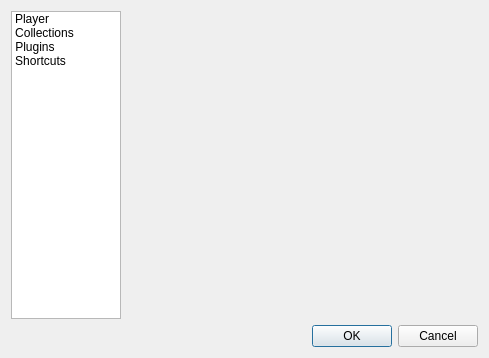
<?xml version="1.0" encoding="UTF-8"?>
<ui version="4.0">
 <class>PreferencesDialog</class>
 <widget class="QDialog" name="PreferencesDialog">
  <property name="geometry">
   <rect>
    <x>0</x>
    <y>0</y>
    <width>489</width>
    <height>358</height>
   </rect>
  </property>
  <property name="windowTitle">
   <string>Dialog</string>
  </property>
  <property name="modal">
   <bool>false</bool>
  </property>
  <layout class="QVBoxLayout" name="verticalLayout">
   <item>
    <layout class="QHBoxLayout" name="horizontalLayout">
     <item>
      <widget class="QListWidget" name="pagesButtons">
       <property name="sizePolicy">
        <sizepolicy hsizetype="Fixed" vsizetype="Expanding">
         <horstretch>0</horstretch>
         <verstretch>0</verstretch>
        </sizepolicy>
       </property>
       <property name="minimumSize">
        <size>
         <width>110</width>
         <height>0</height>
        </size>
       </property>
       <property name="maximumSize">
        <size>
         <width>90</width>
         <height>16777215</height>
        </size>
       </property>
       <property name="baseSize">
        <size>
         <width>100</width>
         <height>0</height>
        </size>
       </property>
       <property name="showDropIndicator" stdset="0">
        <bool>false</bool>
       </property>
       <property name="dragDropMode">
        <enum>QAbstractItemView::NoDragDrop</enum>
       </property>
       <property name="iconSize">
        <size>
         <width>80</width>
         <height>80</height>
        </size>
       </property>
       <property name="movement">
        <enum>QListView::Static</enum>
       </property>
       <property name="viewMode">
        <enum>QListView::IconMode</enum>
       </property>
       <item>
        <property name="text">
         <string>Player</string>
        </property>
        <property name="icon">
         <iconset resource="../icons.qrc">
          <normaloff>:/icons/player</normaloff>:/icons/player</iconset>
        </property>
       </item>
       <item>
        <property name="text">
         <string>Collections</string>
        </property>
        <property name="icon">
         <iconset>
          <normalon>:/icons/collections</normalon>
         </iconset>
        </property>
       </item>
       <item>
        <property name="text">
         <string>Plugins</string>
        </property>
        <property name="icon">
         <iconset resource="../icons.qrc">
          <normaloff>:/icons/plugins</normaloff>:/icons/plugins</iconset>
        </property>
       </item>
       <item>
        <property name="text">
         <string>Shortcuts</string>
        </property>
        <property name="icon">
         <iconset resource="../icons.qrc">
          <normaloff>:/icons/shortcuts</normaloff>:/icons/shortcuts</iconset>
        </property>
       </item>
      </widget>
     </item>
     <item>
      <widget class="QStackedWidget" name="pages">
       <property name="frameShadow">
        <enum>QFrame::Plain</enum>
       </property>
       <property name="currentIndex">
        <number>-1</number>
       </property>
      </widget>
     </item>
    </layout>
   </item>
   <item>
    <widget class="QDialogButtonBox" name="buttonBox">
     <property name="standardButtons">
      <set>QDialogButtonBox::Cancel|QDialogButtonBox::Ok</set>
     </property>
    </widget>
   </item>
  </layout>
 </widget>
 <tabstops>
  <tabstop>buttonBox</tabstop>
 </tabstops>
 <resources>
  <include location="../icons.qrc"/>
 </resources>
 <connections/>
</ui>
